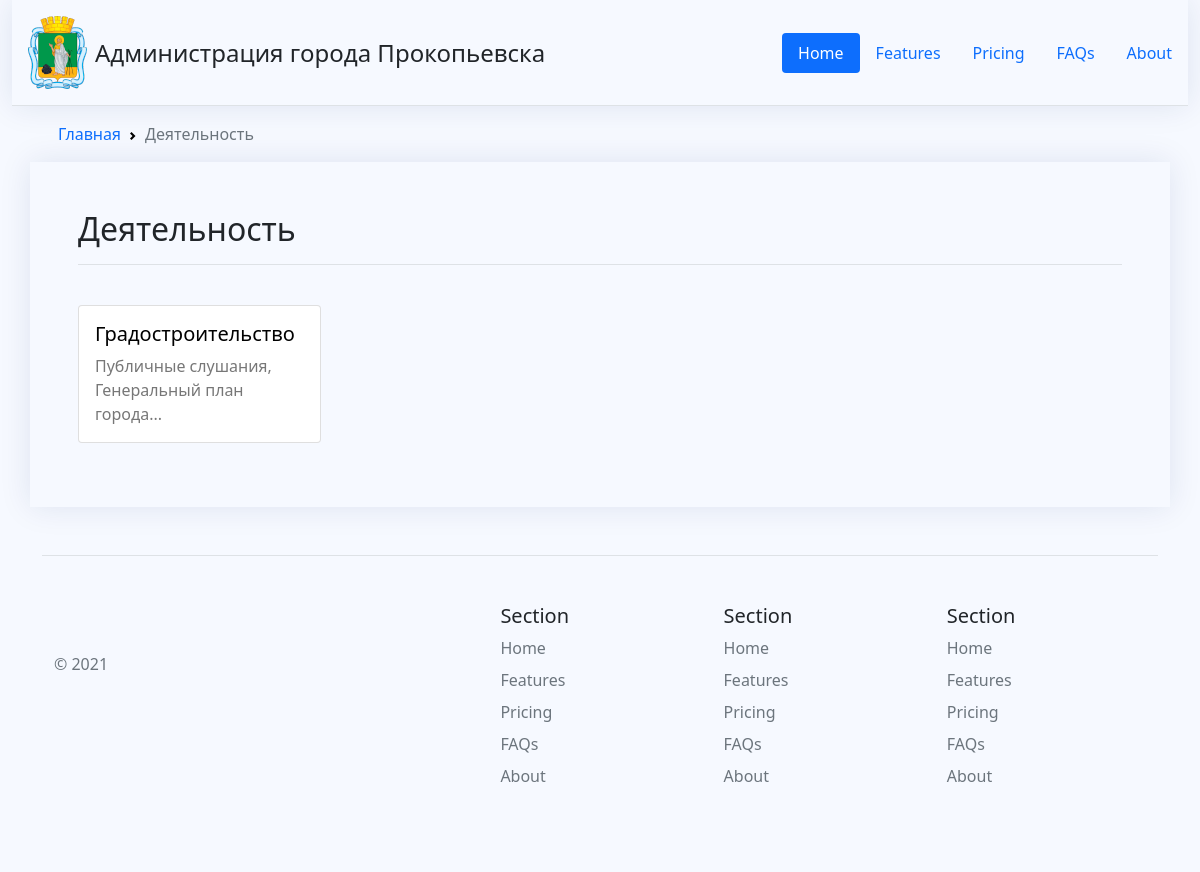
The page /activity/ on the database its author committed.
### menus/models.py (models this page shows, shortened)
class Menu(models.Model):
    title = models.CharField(max_length=100)
    alias = models.CharField(max_length=100)
    parent = models.ForeignKey('Menu', on_delete=models.CASCADE,blank=True, null=True)
    description = models.TextField()

### menus/views.py (the view)
# urls.py: path('', views.categories, name='activity'),
def categories(request):
    context = {}
    context['category'] = None
    context['menus'] = Menu.objects.filter(parent_id__isnull=True)
    bc_items= {
        'Деятельность' : 'activity',
    }
    context['bc_items'] = bc_items
    return render(request, 'menus/block_menus.html', context)

### app/templatetags/breadcrumbs.py (called while the page is built)
@register.inclusion_tag('app/breadcrumbs.html')
def breadcrumbs(bc_items:dict):
    url_chain = ''
    breadcrumbs_items = {'Главная':''}
    breadcrumbs_items.update(bc_items)
    for key, value in breadcrumbs_items.items():
        url_chain += value + '/'
        breadcrumbs_items[key] = url_chain
    context = {
        'breadcrumbs_items' : breadcrumbs_items
    }
    return context

### menus/templates/menus/block_menus.html
{% extends 'app/base_activity.html' %}
{% block activity %}
{% include 'menus/html_menus.html' %}
{% endblock activity %}

### menus/templates/menus/html_menus.html (shortened to what this page needs)
{% load static %}
{% load breadcrumbs %}
{% breadcrumbs bc_items %}
{% if menus %}
    <div id="content" class="container p-5 ">
        {% if not subcategory %}
            <h2 class="border-bottom pb-3">
              Деятельность
            </h2>
        {% endif %}
        <div class="row row-cols-1 row-cols-md-4 g-4 my-3">
          {% for menu in menus %}
              <div class="col">
                <div class="card" class="hover-shadow">
                  <a href="
                    {% if add_path %}
                        {% url 'activity' %}{{ menu.alias }}
                    {% else %}
                        {{ menu.alias }}
                    {% endif %}
                    " >
                    <div class="card-body">
                        <h5 class="card-title">{{ menu.title }}</h5>
                      <p class="card-text">{{ menu.description}}</p>
                    </div>
                  </a>
                </div>
              </div>
          {% endfor %}
        </div>
    </div>
{% endif %}

### app/static/app/css/custom.css (style rules this page uses)
body { background: #f6f9ff; }
#content, header, .right { box-shadow:0px 0 30px rgba(1, 41, 112, 0.1); }

### rows shown on the page
Menu: title "Градостроительство", description "Публичные слушания, Генеральный план города..."

### other values the page prints
{{ url_title }} "Главная"
{{ url_title }} "Деятельность"
